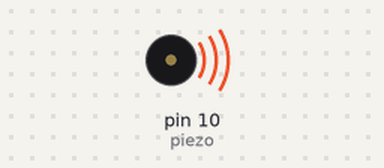
Bench run of a sketch on a simulated Arduino Uno, built with avr-gcc and run on an emulated ATmega328P. Shown: buzzer (waves = sounding).

Above: at 0.75 s.
At 3.0 s:
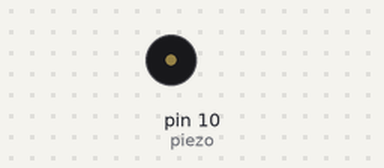
Timing chart, 0 to 9.1 s (numbered marks = the images above):
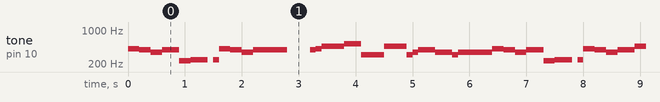

The sketch:

sketch_feb08h.ino
```cpp
// 다시 여기 바닷가 - 싹쓰리 //
/*
 제목    : 피에조 부저 (Piezo Buzzer) 소리내기
 내용   : 스위치를 누를 때마다, '도레미파솔라시' 음계를 소리내도록 만들어 봅니다.
 */

int numTones = 140;
int tones[] = {415,415,391,391,
349,349,391,391,391,233,233,246,
246,246,0,246,415,415,391,391,
349,349,391,391,391,391,391,391,
0,0,0,0,391,415,466,466,
466,466,523,523,523,311,311,311,
311,466,466,466,466,311,349,391,
391,391,349,349,349,311,349,349,
349,349,349,349,415,415,391,391,
349,349,391,391,391,233,233,246,
246,246,0,246,415,415,391,391,
349,349,391,391,391,466,466,466,
466,466,466,466,391,415,466,466,
466,466,523,523,523,311,311,311,
311,466,466,466,0,622,622,622,
622,466,523,523,0,0,0,0,
698,698,783,698,698,698,622,698,
698,587,622,622,622,622,622,622};

// 피에조 부저를 3번 핀, 버튼을 5번 핀에 연결합니다.
int piezo = 10;
// int sw = 5;

// 음계의 배열을 만들고 배열에 들어가는 인자의 갯수를 8개로 지정합니다.
// 음계는 4옥타브를 기준으로 도, 레, 미, 파, 솔, 라, 시, 도를 출력합니다.

// 실행시 가장 먼저 호출되는 함수이며, 최초 1회만 실행됩니다.
// 변수를 선언하거나 초기화를 위한 코드를 포함합니다.
void setup() {
  // 피에조 부저가 연결된 핀을 OUTPUT으로 설정합니다.
  pinMode(piezo, OUTPUT);
  // 스위치가 연결된 핀의 모드를 INPUT_PULLUP 상태(초기 로직레벨을 HIGH로 설정)로 설정합니다.
  // pinMode(sw, INPUT_PULLUP);
}

// setup() 함수가 호출된 이후, loop() 함수가 호출되며,
// 블록 안의 코드를 무한히 반복 실행됩니다.
void loop() {
  // 스위치가 연결된 핀의 로직레벨이 LOW라면(버튼이 눌렸다면)
  if (digitalRead(piezo) == LOW) {
    for (int i = 0; i < numTones; i++) {
      //numTones(8)의 수만큼 반복 실행합니다.
      // tone함수를 통해 피에조부저에서 소리가 나며 tones[]배열에 있는 주파수에 해당하는 음계가 출력됩니다.
      tone(piezo, tones[i]);
      // 0.5초 동안 대기합니다.
      delay(100);
    }
    // 피에조 부저가 연결된 핀으로부터 square-ware를 생성을 중단하도록 설정합니다.
    noTone(piezo);
  }
}
```

Measured:
- by itself, tone on pin 10 (piezo): plays 415 Hz for 0.20 s, 391 Hz for 0.20 s, 349 Hz for 0.20 s, 391 Hz for 0.30 s, 233 Hz for 0.20 s, 246 Hz for 0.30 s … (474 notes in this stretch)
